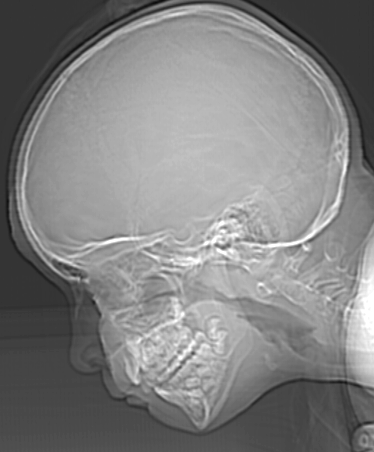
%> input picture Lab 2/CTSkull.tif.tif, 374 x 452 px
$ octave Tipton_EGR532_Lab1.m   (GNU Octave 9; MATLAB toolbox functions it lacks are replaced by stand-ins)
%> lines starting %> are read from the running program, lines starting %| are printed output that depends on the picture; in (x1, y1, x2, y2) boxes, pixels count from 0 and x2, y2 are one past the last pixel; in counts of white or black regions, pixels touching at a corner belong together; the program's own positions count from 1
%%%%%%%%%%%%%%%%%%%%%%%%%%%%%%%%%%%%%%%%%%%%%%%%%%%%%%%%%%%%%%%%%%%%%%%%
% Title: Image Transformations - Resolution
% Filename: Tipton_EGR532_Lab1.m
% Author: Natalie Tipton
% Date: 1/22/18
% Instructor: Dr. Rhodes
% Description: This script has three parts. In the first part, the
%   quantization level of an image is decreased from 8 to 1, decreasing
%   the level of distinction between intensities. In the second part,
%   the spatial resolution (dpi) is cut in half 5 times to. The final
%   uses three different interpolation methods to increase the spatial
%   resolution of an image from 300 to 900 dpi.
%%%%%%%%%%%%%%%%%%%%%%%%%%%%%%%%%%%%%%%%%%%%%%%%%%%%%%%%%%%%%%%%%%%%%%%%

%%%%%%%% Part A %%%%%%%%%%

skull = imread('CTSkull.tif.tif');  %read in skull image
%> skull is the input picture: size 452x374 uint8; min 12, max 255, mean 129.4

figure(1);   %create new figure
imagesc(skull); %plot image
title("CTSkull.tif");   %label plot
xlabel("X (spatial units)");
ylabel("Y (spatial units)");
colorbar;   %add colorbar
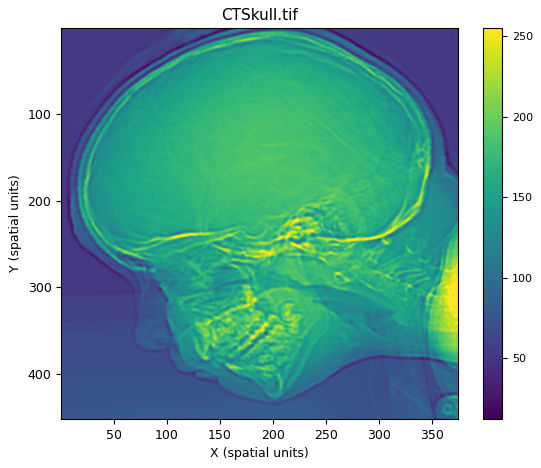
%> figure redrawn from the program's plot data

%decreases bit size of images from 8bit by consolidating pixel intensities
%into a smaller range than 0-255(0-127, 0-63, etc)
skull7 = floor(skull ./(256/127));
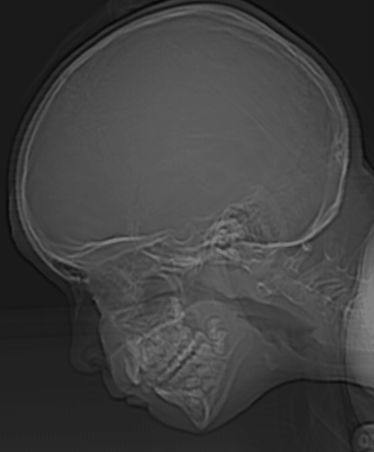
%> skull7: size 452x374 uint8; min 6, max 127, mean 64.2
skull6 = floor(skull ./ (256/63));
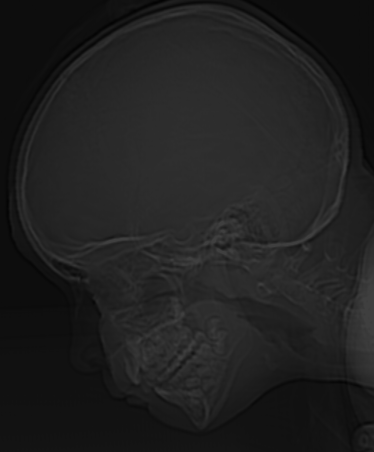
%> skull6: size 452x374 uint8; min 3, max 63, mean 31.8
skull5 = floor(skull ./ (256/31));
skull4 = floor(skull ./ (256/15));
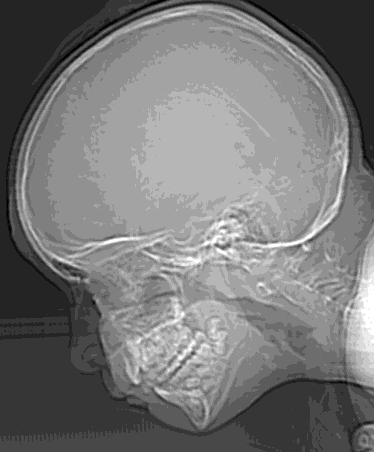
%> skull4: size 452x374 uint8; min 1, max 15, mean 7.57; drawn with min black and max white
skull3 = floor(skull ./ (256/7));
skull2 = floor(skull ./ (256/3));
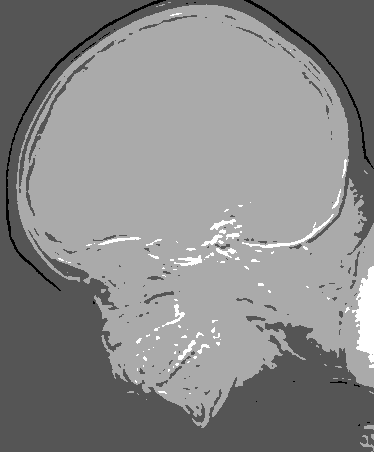
%> skull2: size 452x374 uint8; min 0, max 3, mean 1.61; drawn with min black and max white
skull1 = floor(skull ./ 256);
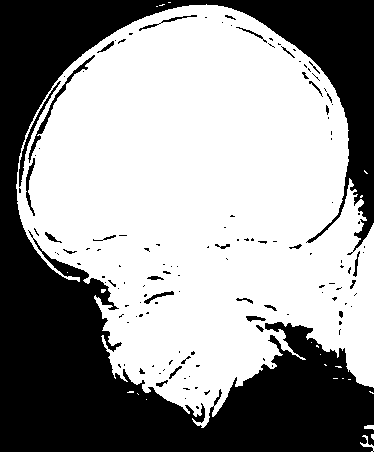
%> skull1: size 452x374 uint8; values 0 (black) and 1 (white), 59.7% white; 134 black regions (103 under 20 px), largest, box (x1, y1, x2, y2) and area: (0, 0, 374, 452) 65430, (28, 55, 95, 163) 449, (19, 81, 61, 187) 349

figure(2);   %create new figure
subplot(2,4,1);  %first subplot in 2 rows of 4 images
imagesc(skull7);    %plot 7 bit image
title("7 bit"); %label plot
xlabel("X (spatial units)");
ylabel("Y (spatial units)");
colorbar;   %add colorbar
subplot(2,4,2)  %second subplot in 2 rows of 4 images
imagesc(skull6) %plot 6 bit image
title("6 bit"); %label plot
xlabel("X (spatial units)");
ylabel("Y (spatial units)");
colorbar;   %add colorbar
subplot(2,4,3)  %third subplot in 2 rows of 4 images
imagesc(skull5) %plot 5 bit image
title("5 bit"); %label plot
xlabel("X (spatial units)");
ylabel("Y (spatial units)");
colorbar;   %add colorbar
subplot(2,4,4)  %fourth subplot in 2 rows of 4 images
imagesc(skull4) %plot 4 bit image
title("4 bit"); %label plot
xlabel("X (spatial units)");
ylabel("Y (spatial units)");
colorbar;   %add color bar
subplot(2,4,5) %fifth subplot in 2 rows of 4 images
imagesc(skull3) %plot 3 bit image
title("3 bit"); %label plot
xlabel("X (spatial units)");
ylabel("Y (spatial units)");
colorbar;   %add colorbar
subplot(2,4,6)  %sixth subplot in 2 rows of 4 images
imagesc(skull2) %plot 2 bit image
title("2 bit"); %label plot
xlabel("X (spatial units)");
ylabel("Y (spatial units)");
colorbar;   %add colorbar
subplot(2,4,7)  %seventh subplot in 2 rows of 4 images
imagesc(skull1) %plot 1 bit image
title("1 bit"); %label plot
xlabel("X (spatial units)");
ylabel("Y (spatial units)");
colorbar;   %add colorbar
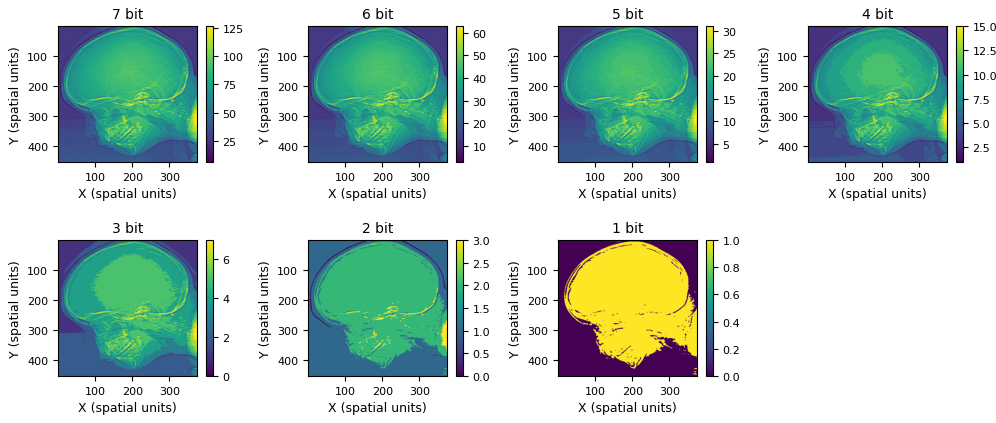
%> figure redrawn from the program's plot data, 7 panels


%%%%%%%% Part B %%%%%%%%%%

%> (the run ends here)
